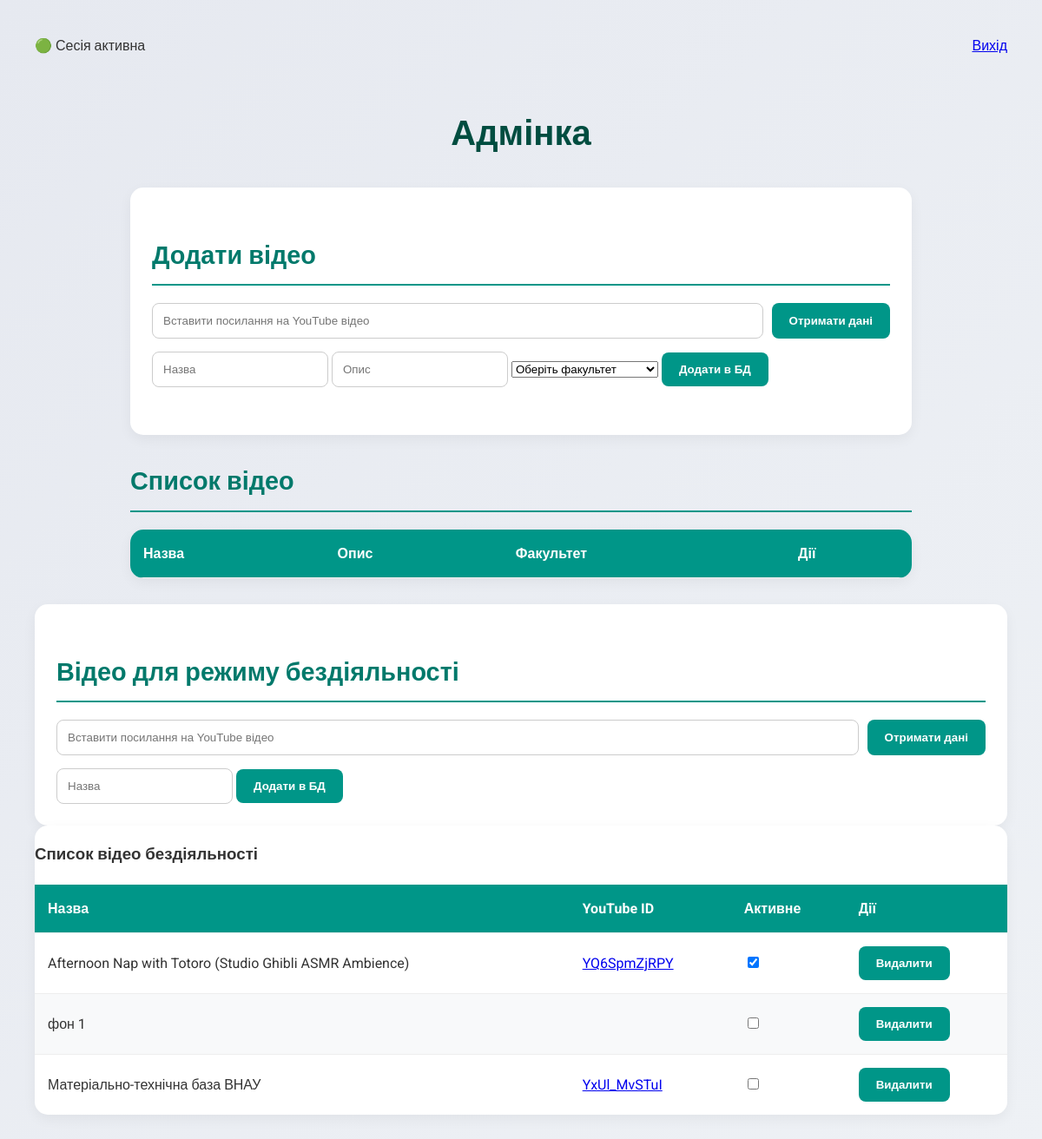
The app's page /admin (signed in), older data.
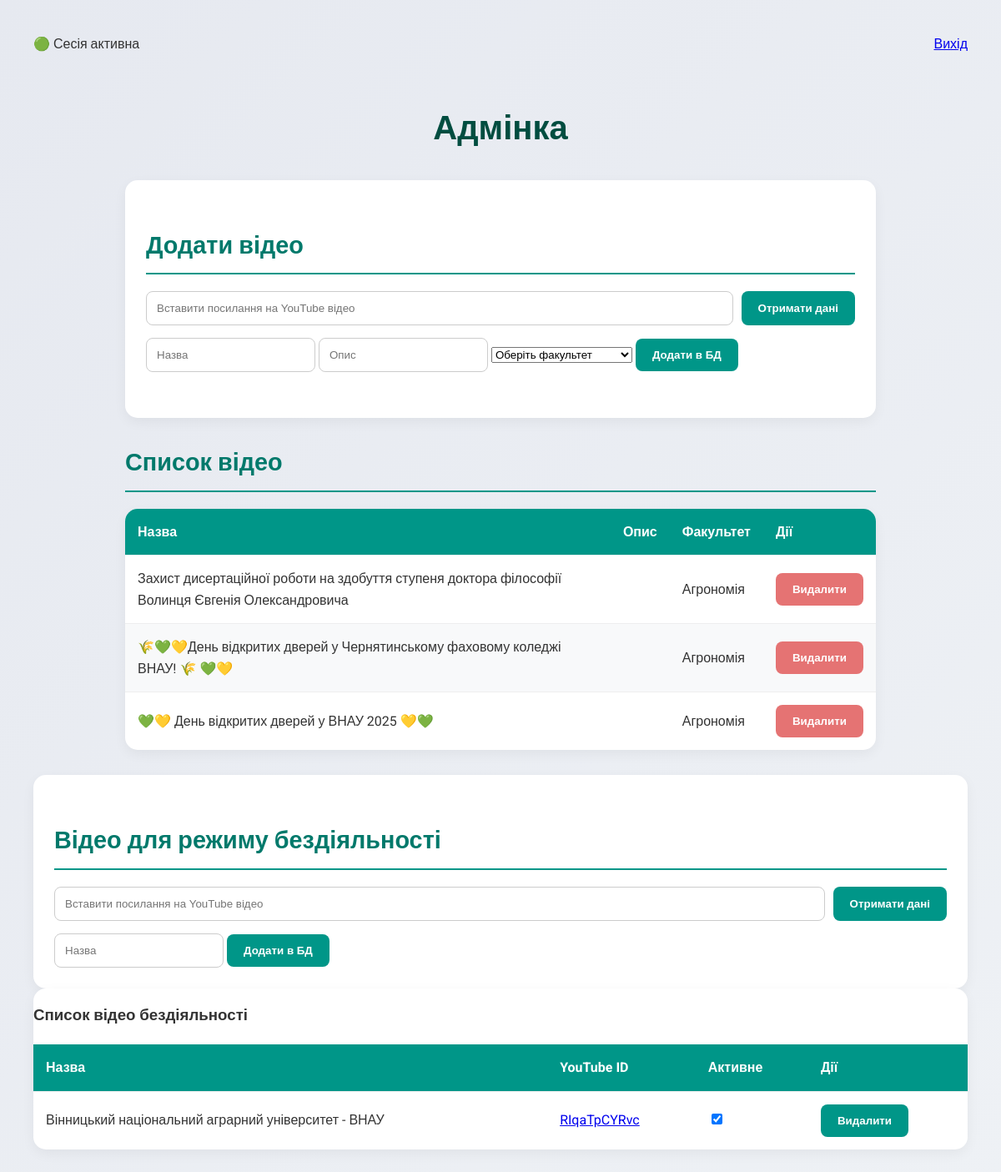
The same page, newer data.
### tables this page shows
CREATE TABLE idle_videos (
        id INTEGER PRIMARY KEY AUTOINCREMENT,
        yt_id TEXT NOT NULL,
        title TEXT,
        is_active BOOLEAN NOT NULL CHECK (is_active IN (0, 1)) DEFAULT 0
    );

CREATE TABLE videos (
        id INTEGER PRIMARY KEY AUTOINCREMENT,
        yt_id TEXT NOT NULL,
        title TEXT NOT NULL,
        description TEXT,
        faculty TEXT NOT NULL
    );

### app.py (the view)
@app.route("/admin")
def admin_page():
    if 'user' not in session:
        return redirect(url_for('login'))
    videos = database.get_videos(limit=1000, offset=0)
    idle_videos = database.get_idle_videos()
    faculties = [
        "Агрономія", "Екологія", "Інженерія", "Економіка",
        "Облік і фінанси", "Менеджмент", "Технології виробництва", "Ветеринарна медицина"
    ]
    return render_template("admin.html", user=session.get("user"), videos=videos, faculties=faculties, idle_videos=idle_videos)

### database.py (called while the page is built)
def get_videos(faculty=None, limit=5, offset=0):
    conn = sqlite3.connect(DB_NAME)
    c = conn.cursor()
    if faculty:
        c.execute("SELECT id, yt_id, title, description, faculty FROM videos WHERE faculty=? LIMIT ? OFFSET ?",
                  (faculty, limit, offset))
    else:
        c.execute("SELECT id, yt_id, title, description, faculty FROM videos LIMIT ? OFFSET ?",
                  (limit, offset))
    rows = c.fetchall()
    conn.close()
    return [{"id": r[0], "yt_id": r[1], "title": r[2], "description": r[3], "faculty": r[4]} for r in rows]

def get_idle_videos():
    conn = sqlite3.connect(DB_NAME)
    c = conn.cursor()
    c.execute("SELECT * FROM idle_videos ORDER BY id DESC")
    rows = c.fetchall()
    conn.close()
    return [{"id": r[0], "yt_id": r[1], "title": r[2], "is_active": r[3]} for r in rows]

### templates/admin.html (shortened to what this page needs)
<!DOCTYPE html>
<html lang="uk">
<head>
    <link rel="stylesheet" href="/static/css/admin.css">
</head>
<body>
    <div class="auth-info">
        <div class="session-status" id="sessionStatus">
            🟢 Сесія активна
        </div>
        <div class="logout">
            <a href="/logout" class="logout-btn">
                Вихід
            </a>
        </div>
    </div>
    <div id="admin-content" class="admin-container">
        <h1>Адмінка</h1>
        <div class="add-video-section card">
            <h2>Додати відео</h2>
            <div class="fetch-input-group">
                <input type="text" id="youtube-url" placeholder="Вставити посилання на YouTube відео">
                <button id="fetch-btn" type="button" class="btn">Отримати дані</button>
            </div>
            <form id="add-video-form" method="POST" action="{{ url_for('admin_add') }}">
                <input type="text" name="title" id="title" placeholder="Назва" required>
                <input type="text" name="description" id="description" placeholder="Опис">
                <select name="faculty" id="faculty-select" required>
                    <option value="" disabled selected>Оберіть факультет</option>
                </select>
                <button type="submit" class="btn">Додати в БД</button>
            </form>
            <span id="status-message"></span>
        </div>
        <h2>Список відео</h2>
        <div class="table-container card">
            <table>
                <thead>
                    <tr>
                        <th>Назва</th>
                        <th>Опис</th>
                        <th>Факультет</th>
                        <th>Дії</th>
                    </tr>
                </thead>
                <tbody>
                    {% for v in videos %}
                    <tr>
                        <td>{{ v.title }}</td>
                        <td>{{ v.description }}</td>
                        <td>{{ v.faculty }}</td>
                        <td>
                            <form method="POST" action="{{ url_for('admin_delete', video_id=v.id) }}">
                                <button type="submit" class="btn delete-btn">Видалити</button>
                            </form>
                        </td>
                    </tr>
                    {% endfor %}
                </tbody>
            </table>
        </div>
    </div>
    <div class="add-idle-video-section card">
    <h2>Відео для режиму бездіяльності</h2>
    <div class="fetch-input-group">
        <input type="text" id="idle-youtube-url" placeholder="Вставити посилання на YouTube відео">
        <button id="idle-fetch-btn" type="button" class="btn">Отримати дані</button>
    </div>
    <form id="add-idle-video-form">
        <input type="text" name="title" id="idle-title" placeholder="Назва" required>
        <button type="submit" class="btn">Додати в БД</button>
    </form>
</div>
<div class="table-container card">
    <h3>Список відео бездіяльності</h3>
    <table>
        <thead>
            <tr>
                <th>Назва</th>
                <th>YouTube ID</th>
                <th>Активне</th>
                <th>Дії</th>
            </tr>
        </thead>
        <tbody>
            {% for v in idle_videos %}
            <tr>
                <td>{{ v.title }}</td>
                <td><a href="https://www.youtube.com/watch?v={{ v.yt_id }}" target="_blank">{{ v.yt_id }}</a></td>
                <td><input type="checkbox" class="idle-toggle" data-id="{{ v.id }}" {{ 'checked' if v.is_active else '' }}></td>
                <td>
                    <button type="button" class="btn delete-idle-btn" data-id="{{ v.id }}">Видалити</button>
                </td>
            </tr>
            {% endfor %}
        </tbody>
    </table>
</div>
</body>
</html>

Row changes from the older to the newer data that the page shows:
removed idle_videos: title "Afternoon Nap with Totoro (Studio Ghibli ASMR Ambience)", yt_id "YQ6SpmZjRPY"
removed idle_videos: title "фон 1"
removed idle_videos: title "Матеріально-технічна база ВНАУ", yt_id "YxUl_MvSTuI"
added videos: title "Захист дисертаційної роботи на здобуття ступеня доктора філософії Волинця Євгенія Олександровича", faculty "Агрономія"
added videos: title "🌾💚💛День відкритих дверей у Чернятинському фаховому коледжі ВНАУ! 🌾 💚💛", faculty "Агрономія"
added videos: title "💚💛 День відкритих дверей у ВНАУ 2025 💛💚", faculty "Агрономія"
added idle_videos: title "Вінницький національний аграрний університет - ВНАУ", yt_id "RIqaTpCYRvc"
